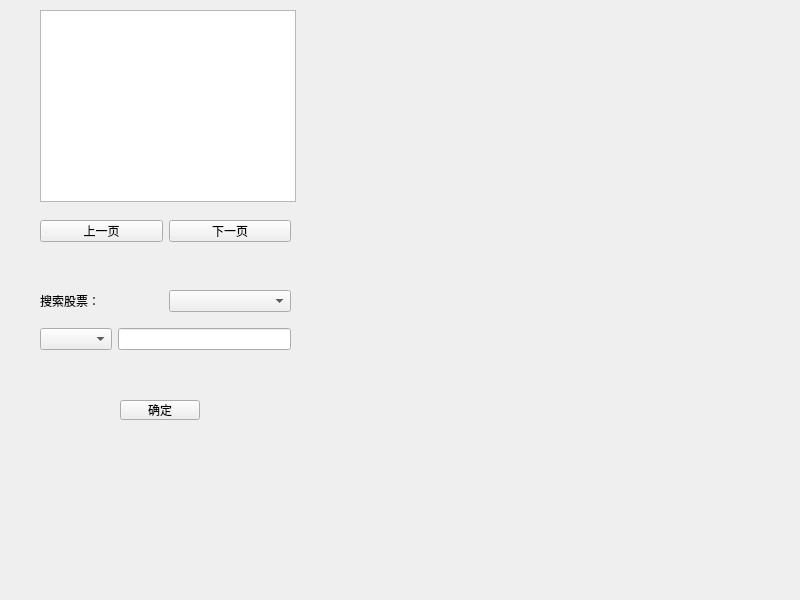
<?xml version="1.0" encoding="UTF-8"?>
<ui version="4.0">
 <class>Widget</class>
 <widget class="QWidget" name="Widget">
  <property name="geometry">
   <rect>
    <x>0</x>
    <y>0</y>
    <width>800</width>
    <height>600</height>
   </rect>
  </property>
  <property name="windowTitle">
   <string>Widget</string>
  </property>
  <widget class="QTableView" name="tableView">
   <property name="geometry">
    <rect>
     <x>40</x>
     <y>10</y>
     <width>256</width>
     <height>192</height>
    </rect>
   </property>
  </widget>
  <widget class="QPushButton" name="confirmButton">
   <property name="geometry">
    <rect>
     <x>120</x>
     <y>400</y>
     <width>80</width>
     <height>20</height>
    </rect>
   </property>
   <property name="text">
    <string>确定</string>
   </property>
  </widget>
  <widget class="QWidget" name="layoutWidget">
   <property name="geometry">
    <rect>
     <x>40</x>
     <y>220</y>
     <width>251</width>
     <height>22</height>
    </rect>
   </property>
   <layout class="QHBoxLayout" name="horizontalLayout">
    <item>
     <widget class="QPushButton" name="backButton">
      <property name="text">
       <string>上一页</string>
      </property>
     </widget>
    </item>
    <item>
     <widget class="QPushButton" name="forwardButton">
      <property name="text">
       <string>下一页</string>
      </property>
     </widget>
    </item>
   </layout>
  </widget>
  <widget class="QWidget" name="layoutWidget">
   <property name="geometry">
    <rect>
     <x>40</x>
     <y>280</y>
     <width>251</width>
     <height>81</height>
    </rect>
   </property>
   <layout class="QVBoxLayout" name="verticalLayout">
    <item>
     <layout class="QHBoxLayout" name="horizontalLayout_2">
      <item>
       <widget class="QLabel" name="searchLabel">
        <property name="text">
         <string>搜索股票：</string>
        </property>
       </widget>
      </item>
      <item>
       <widget class="QComboBox" name="serachBox"/>
      </item>
     </layout>
    </item>
    <item>
     <layout class="QHBoxLayout" name="horizontalLayout_3">
      <item>
       <widget class="QComboBox" name="chooseBox"/>
      </item>
      <item>
       <widget class="QLineEdit" name="lineEdit"/>
      </item>
     </layout>
    </item>
   </layout>
  </widget>
 </widget>
 <resources/>
 <connections/>
</ui>
